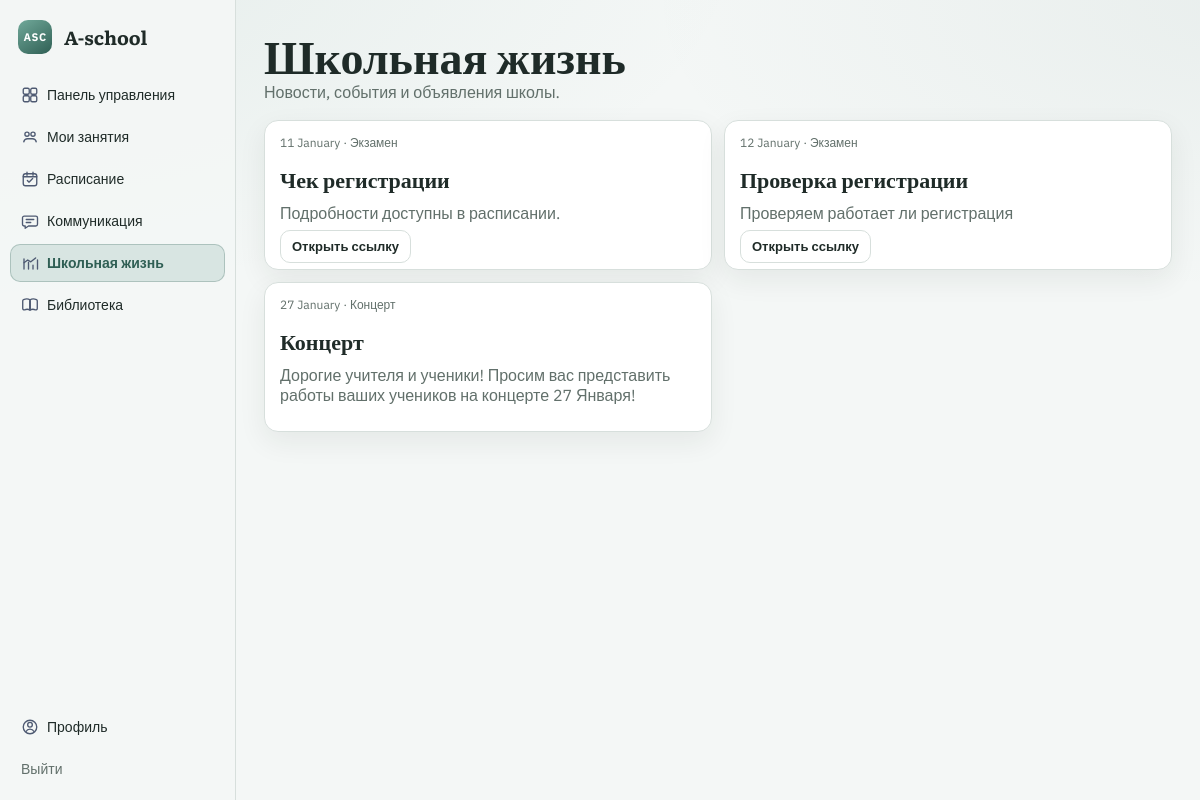
Page /school-life/ (signed in) on the committed database.
### apps/schedule/models.py (models this page shows, shortened)
class Event(models.Model):
    class EventType(models.TextChoices):
        LESSON = "LESSON", "Урок"
        EXAM = "EXAM", "Экзамен"
        CONCERT = "CONCERT", "Концерт"
    title = models.CharField(max_length=200)
    event_type = models.CharField(max_length=16, choices=EventType.choices)
    start_datetime = models.DateTimeField()
    end_datetime = models.DateTimeField()
    description = models.TextField(blank=True, default="")
    external_url = models.URLField(blank=True, default="")
    course = models.ForeignKey(Course, on_delete=models.SET_NULL, null=True, blank=True, related_name="events")
    created_by = models.ForeignKey(
        settings.AUTH_USER_MODEL,
        on_delete=models.CASCADE,
        related_name="created_events",
    )
    participants = models.ManyToManyField(
        settings.AUTH_USER_MODEL,
        blank=True,
        related_name="schedule_events",
    )
    class Meta:
        ordering = ("start_datetime",)

### apps/accounts/views.py (the view, shortened to what this page needs)
# urls.py: path("school-life/", school_life_view, name="school_life"),
@login_required
def school_life_view(request):
    role = request.user.profile.role
    events_qs = Event.objects.exclude(event_type=Event.EventType.LESSON).select_related("course")
    if role == Profile.Role.TEACHER:
        events_qs = events_qs.filter(Q(course__teacher=request.user) | Q(course__isnull=True)).distinct()
    elif role == Profile.Role.STUDENT:
        events_qs = events_qs.filter(
            Q(course__enrollments__student=request.user)
            | Q(participants=request.user)
            | Q(course__isnull=True)
        ).distinct()
    announcements = _announcements_for_events(events_qs, limit=12)
    if not announcements:
        announcements = DEFAULT_SCHOOL_LIFE_ITEMS
    return render(
        request,
        "accounts/school_life.html",
        {"announcements": announcements},
    )

### apps/accounts/views.py (called while the page is built)
def _announcements_for_events(events_qs, limit: int = 6):
    rows = []
    for event in events_qs.order_by("start_datetime")[:limit]:
        rows.append(
            {
                "title": event.title,
                "description": event.description or "Подробности доступны в расписании.",
                "date_label": timezone.localtime(event.start_datetime).strftime("%d %B"),
                "type_label": event.get_event_type_display(),
                "external_url": event.external_url,
            }
        )
    return rows

### templates/accounts/school_life.html (shortened to what this page needs)
{% extends "base.html" %}
{% block content %}
  <section class="page-head">
    <h1>Школьная жизнь</h1>
    <p>Новости, события и объявления школы.</p>
  </section>
  <section class="announcement-grid">
    {% for item in announcements %}
      <article class="announcement-card">
        <p class="small muted">{{ item.date_label }} · {{ item.type_label }}</p>
        <h3>{{ item.title }}</h3>
        <p>{{ item.description }}</p>
        {% if item.external_url %}
          <a class="btn btn-small" href="{{ item.external_url }}" target="_blank" rel="noopener noreferrer">Открыть ссылку</a>
        {% endif %}
      </article>
    {% endfor %}
  </section>
{% endblock %}

### static/css/main.css (style rules this page uses)
:root { --bg: #f4f7f6; --bg-soft: #edf2f0; --surface: #ffffff; --surface-alt: #f8faf9; --line: #d7dfdc; --text: #1f2b28; --muted: #62706b; --accent: #4f8a7c; --accent-strong: #2f5f54; --ok: #2f7a64; --error: #9a5959; --radius: 14px; --shadow: 0 10px 28px rgba(23, 41, 35, 0.07); }
* { box-sizing: border-box; }
body { margin: 0; min-height: 100vh; font-family: "IBM Plex Sans", "Trebuchet MS", "Helvetica Neue", sans-serif; color: var(--text); background: radial-gradient(1200px 500px at -8% -6%, rgba(79, 138, 124, 0.1), transparent 70%), radial-gradient(900px 420px at 106% 0%, rgba(47, 95, 84, 0.06), transparent 70%), var(--bg); }
a { color: var(--text); text-decoration: none; }
h1, h2 { font-family: "Literata", Georgia, serif; color: var(--text); }
h1 { margin: 0 0 4px; font-size: 48px; line-height: 1.05; }
p { margin: 0 0 12px; }
.page-head { margin-bottom: 18px; }
.page-head h1 { font-size: 46px; }
.page-head p { color: var(--muted); margin: 0; }
.card, .panel, .table-wrap, .stat-card, .student-card, .week-column, .announcement-card, .resource-card, .chat-panel, .chat-list { background: var(--surface); border: 1px solid var(--line); border-radius: var(--radius); box-shadow: var(--shadow); }
.btn { border: 1px solid var(--line); border-radius: 10px; background: var(--surface); color: var(--text); padding: 9px 13px; cursor: pointer; font-weight: 600; }
.btn-small { padding: 7px 11px; font-size: 13px; }
.muted { color: var(--muted); }
.small { font-size: 12px; }
.announcement-grid { display: grid; grid-template-columns: repeat(3, minmax(0, 1fr)); gap: 12px; }
.announcement-card, .resource-card, .student-card { padding: 14px 15px; }
.announcement-card h3, .resource-card h3, .student-card h3 { margin: 0 0 8px; font-size: 22px; font-family: "Literata", Georgia, serif; }
.resource-card p, .announcement-card p { color: var(--muted); }
.card, .panel, .table-wrap, .stat-card, .student-card, .week-column, .announcement-card, .resource-card, .chat-panel, .chat-list { animation: fadeUp 0.34s ease both; }
@media (max-width: 1200px) { .student-grid, .announcement-grid, .library-grid { grid-template-columns: repeat(2, minmax(0, 1fr)); } }

### rows in the picture
Event: title "Чек регистрации"
Event: title "Проверка регистрации", description "Проверяем работает ли регистрация"
Event: title "Концерт", description "Дорогие учителя и ученики! Просим вас представить работы ваших учеников на концерте 27 Января!"

### other values in the picture
{{ item.date_label }} "11 January" "12 January" "27 January"
{{ item.type_label }} "Экзамен" "Экзамен" "Концерт"
{{ item.description }} "Подробности доступны в расписании."
